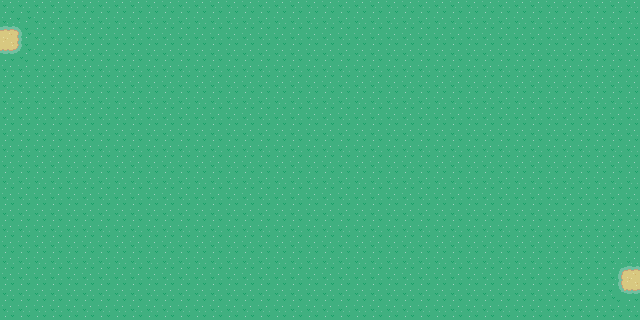

The image is a tile-based game level rendered from a .tmx file. Its description and source (layers, tilesets, objects; grid data summarised) follow:
An orthogonal 40x20 tile map with 16x16 px tiles, 5 tile layers (Tile Layer 1, Tile Layer 2, Tile Layer 3, Tile Layer 4, ...), 6 tilesets and 6 objects (5x event, collision).

<map version="1.10" tiledversion="1.12.1-8-g449813058" orientation="orthogonal" renderorder="right-down" compressionlevel="0" width="40" height="20" tilewidth="16" tileheight="16" infinite="0" nextlayerid="9" nextobjectid="287">
 <properties>
  <property name="edges" value="clamped" />
  <property name="map_type" value="route" />
  <property name="slug" value="classic_route_6" />
 </properties>
 <tileset firstgid="1" source="../gfx/tilesets/core_city_and_country.tsx" />
 <tileset firstgid="1441" source="../gfx/tilesets/core_outdoor.tsx" />
 <tileset firstgid="4216" source="../gfx/tilesets/core_set pieces.tsx" />
 <tileset firstgid="5766" source="../gfx/tilesets/core_buildings.tsx" />
 <tileset firstgid="8116" source="../gfx/tilesets/core_outdoor_water.tsx" />
 <tileset firstgid="16308" source="../gfx/tilesets/core_outdoor_nature.tsx" />
 <layer id="1" name="Tile Layer 1" width="40" height="20">
  <data>[800 cells, 800 non-empty, 1 distinct tile ids]</data>
 </layer>
 <layer id="2" name="Tile Layer 2" width="40" height="20">
  <data>[800 cells, 12 non-empty, 9 distinct tile ids]</data>
 </layer>
 <layer id="3" name="Tile Layer 3" width="40" height="20">
  <data>[800 cells, 0 non-empty, 0 distinct tile ids]</data>
 </layer>
 <layer id="4" name="Tile Layer 4" width="40" height="20">
  <data>[800 cells, 0 non-empty, 0 distinct tile ids]</data>
 </layer>
 <layer id="5" name="Above Player" width="40" height="20">
  <data>[800 cells, 0 non-empty, 0 distinct tile ids]</data>
 </layer>
 <objectgroup color="#ff0000" id="6" name="Collisions">
  <properties>
   <property name="Collision" value="" />
  </properties>
  <object id="179" type="collision" x="240" y="0" width="16" height="16" />
 </objectgroup>
 <objectgroup color="#ffff00" id="7" name="Events">
  <object id="228" name="Play Music" type="event" x="0" y="0" width="16" height="16">
   <properties>
    <property name="act1" value="play_music music_town_theme" />
    <property name="cond1" value="not music_playing music_town_theme" />
   </properties>
  </object>
  <object id="210" name="Environment Day" type="event" x="16" y="0" width="16" height="16">
   <properties>
    <property name="act1" value="set_environment grass" />
    <property name="cond1" value="not time_is stage_of_day,equals,night" />
    <property name="cond2" value="not char_sprite player,swimmer" />
    <property name="cond3" value="not environment_is grass" />
   </properties>
  </object>
  <object id="211" name="Environment Night" type="event" x="32" y="0" width="16" height="16">
   <properties>
    <property name="act1" value="set_environment night_grass" />
    <property name="cond1" value="is time_is stage_of_day,equals,night" />
    <property name="cond2" value="not char_sprite player,swimmer" />
    <property name="cond3" value="not environment_is night_grass" />
   </properties>
  </object>
  <object id="285" name="Teleport to Umbrastar" type="event" x="624" y="256" width="16" height="48">
   <properties>
    <property name="act1" value="transition_teleport player,classic_umbrastar_city.tmx,0,17,0.3" />
    <property name="act2" value="char_face player,right" />
    <property name="cond1" value="is char_at player" />
    <property name="cond2" value="is char_facing player,right" />
   </properties>
  </object>
  <object id="286" name="Teleport to Aerolume" type="event" x="0" y="16" width="16" height="48">
   <properties>
    <property name="act1" value="transition_teleport player,classic_aerolume_city.tmx,39,2,0.3" />
    <property name="act2" value="char_face player,left" />
    <property name="cond1" value="is char_at player" />
    <property name="cond2" value="is char_facing player,left" />
   </properties>
  </object>
 </objectgroup>
</map>
